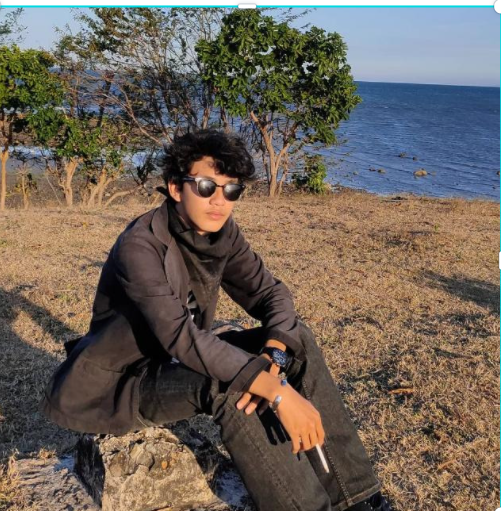
%> input picture gambar2.png, 501 x 511 px
$ octave tugas6.m   (GNU Octave 9; MATLAB toolbox functions it lacks are replaced by stand-ins)
%> lines starting %> are read from the running program, lines starting %| are printed output that depends on the picture
a = imread('gambar2.png');
%> a is the input picture: size 511x501x3 uint8; mean R, G, B 109.4, 98.6, 89.1
b = rgb2gray(a);
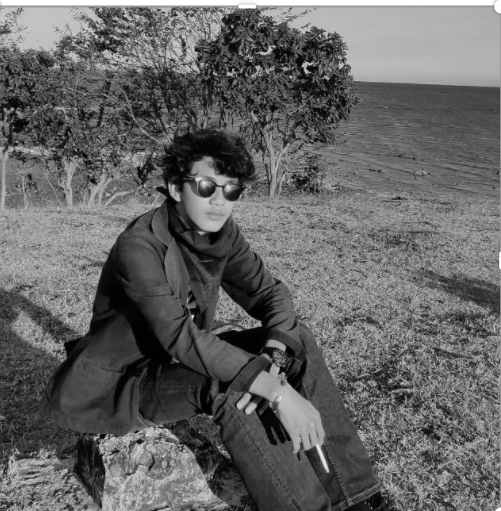
%> b: size 511x501 uint8; min 0, max 255, mean 100.8
figure(1);imshow(b)

% metode Robert
Trobert = edge(b,'Roberts');
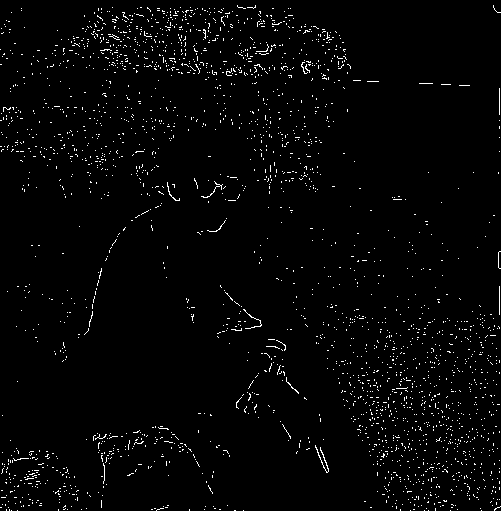
%> Trobert: size 511x501 logical; 2.1% white in thin lines or dots
figure(2);imshow(Trobert);title('Tepi Robert')

% metode sobel
Tsobel = edge(b, 'Sobel');
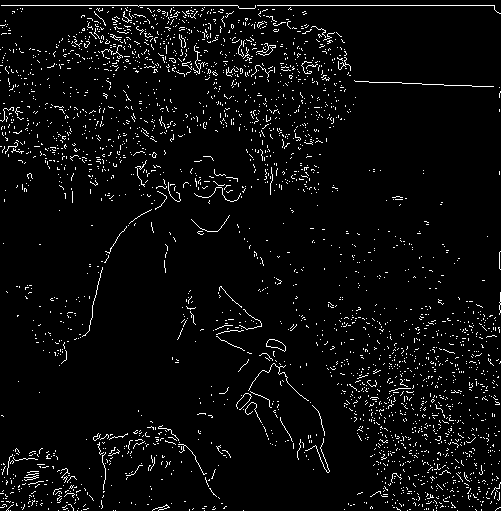
%> Tsobel: size 511x501 logical; 4.2% white in thin lines or dots
figure(3);imshow(Tsobel);title('Tepi Sobel')

% metode prewitt
Tprewitt = edge(b, 'Prewitt');
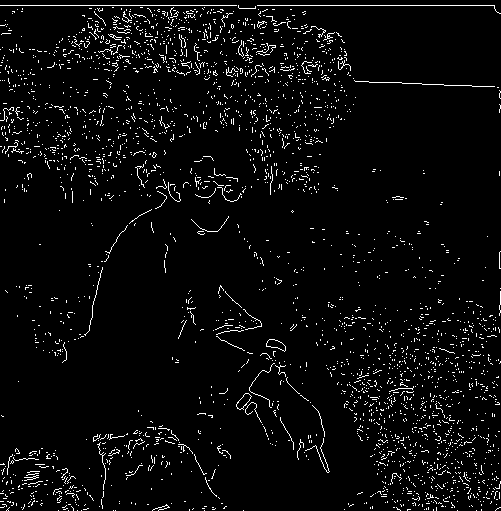
%> Tprewitt: size 511x501 logical; 4.1% white in thin lines or dots
figure(4);imshow(Tprewitt);title('Tepi Prewitt')

% metode log
Tlog = edge(b, 'log');
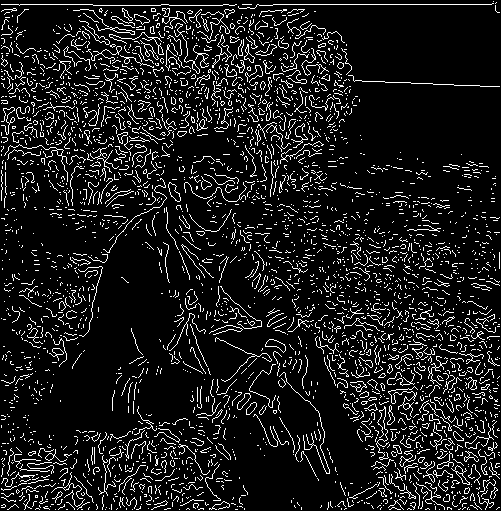
%> Tlog: size 511x501 logical; 10.6% white in thin lines or dots
figure(5);imshow(Tlog);title('Tepi log')

% metode zerocross
Tzerocross = edge(b, 'zerocross');
figure(6);imshow(Tzerocross);title('Tepi zerocross')

% metode canny
Tcanny = edge(b, 'Canny');
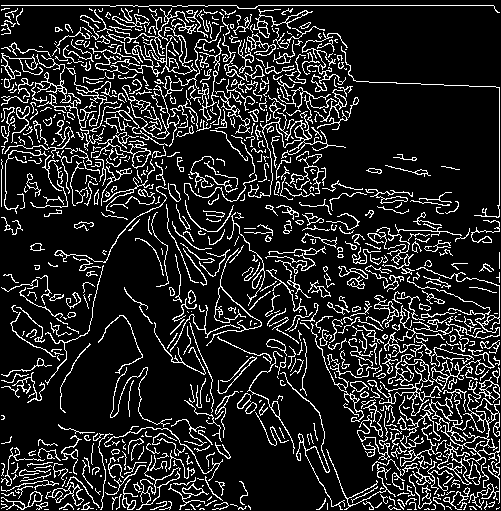
%> Tcanny: size 511x501 logical; 14.8% white in thin lines or dots
figure(7);imshow(Tcanny);title('Tepi Canny')
